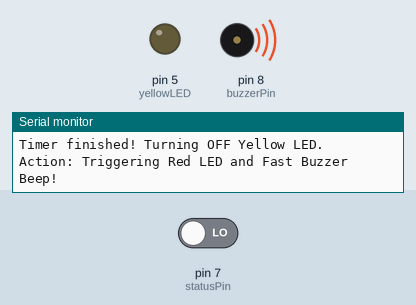
The sketch below on a simulated Arduino Uno, built with avr-gcc and run on an emulated ATmega328P. Shown: output pins drawn as LEDs (lit = HIGH), buzzer (waves = sounding, pin HIGH), the last lines printed to the serial monitor. The inputs (shaded band) are chosen by the test bench; at power-on: pin 7 (statusPin) LOW. Pins used as bus, display or sensor lines are not drawn.

Above: at 5.3 s.
At 18.0 s:
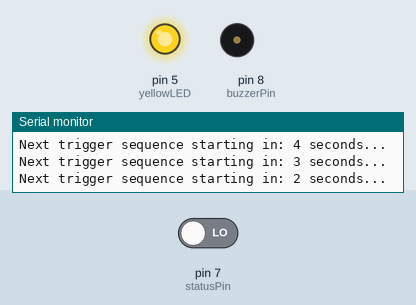
18.1 s: pin 7 (statusPin) driven HIGH
At 21.1 s:
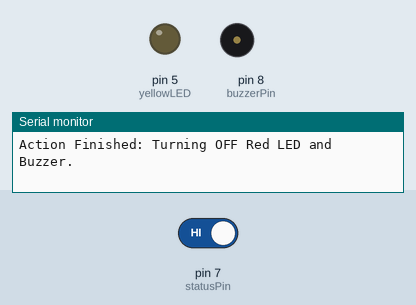
Timing chart, 0 to 35.5 s (numbered marks = the images above; inputs shaded):
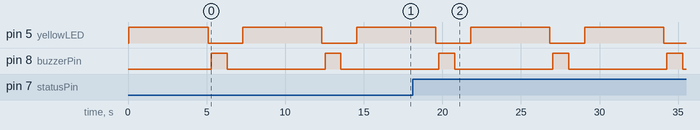

The sketch:

Arduino_Code.ino
```cpp
// SMART TIMER AUTO POWER ON - ARDUINO VERSION
// FINAL VERSION - EXACT SCHEMATIC CONNECTION
// PINS: D4=TRIGGER, D5=YELLOW, D7=SENSOR, D8=BUZZER

const int triggerPin = 4; // Transistor Base (Controls Main Red PC LED)
const int yellowLED = 5;  // Yellow LED (Timer Active Indicator)
const int statusPin = 7;  // Sensor Signal pin
const int buzzerPin = 8;  // Buzzer Positive Pin

// Timer Configuration
const int countdownSeconds = 5; // Length of the delay per cycle

void setup() {
  // Initialize all pins
  pinMode(triggerPin, OUTPUT);
  pinMode(yellowLED, OUTPUT);
  pinMode(statusPin, INPUT);
  pinMode(buzzerPin, OUTPUT);

  // Ensure everything starts turned off safely
  digitalWrite(triggerPin, LOW);
  digitalWrite(yellowLED, LOW);
  digitalWrite(buzzerPin, LOW);

  Serial.begin(9600);
  Serial.println("--- Continuous Countdown & Trigger Cycle Active ---");
}

void loop() {
  // ==========================================
  // STEP 1: START COUNTDOWN & YELLOW LED ON
  // ==========================================
  Serial.println("\n--- Starting New Cycle: Safety Delay Mode ---");
  digitalWrite(yellowLED, HIGH); // Turn on yellow indicator

  for (int i = countdownSeconds; i > 0; i--) {
    Serial.print("Next trigger sequence starting in: ");
    Serial.print(i);
    Serial.println(" seconds...");
    delay(1000); // Wait exactly 1 second per tick
  }

  // ==========================================
  // STEP 2: TIMER EXPIRES -> YELLOW OFF
  // ==========================================
  Serial.println("Timer finished! Turning OFF Yellow LED.");
  digitalWrite(yellowLED, LOW); // Turn off yellow indicator
  delay(200); // Very brief pause before the action

  // ==========================================
  // STEP 3: RED LED ON & FAST BUZZER BEEP (1 Second)
  // ==========================================
  Serial.println("Action: Triggering Red LED and Fast Buzzer Beep!");
  digitalWrite(triggerPin, HIGH); // Activates transistor -> Red LED turns ON
  digitalWrite(buzzerPin, HIGH);   // Buzzer turns ON

  // Read the status sensor while the Red LED is fully powered
  delay(500); // Wait half a second for voltage to stabilize
  int pcStatus = digitalRead(statusPin);
  Serial.print("[LIVE CHECK] Sensor Readout during trigger: ");
  if (pcStatus == HIGH) {
    Serial.println("[ HIGH ] -> Main Power Detected!");
  } else {
    Serial.println("[ LOW ] -> Main Power is OFF.");
  }
  delay(500); // Wait the remaining half-second of the 1-second trigger

  // ==========================================
  // STEP 4: SHUT DOWN TRIGGER & RESET
  // ==========================================
  Serial.println("Action Finished: Turning OFF Red LED and Buzzer.");
  digitalWrite(triggerPin, LOW);  // Red LED turns OFF
  digitalWrite(buzzerPin, LOW);   // Buzzer turns OFF

  delay(1000); // 1-second pause before the whole loop starts over from Step 1
}
```

Measured:
- by itself, pin 5 (yellowLED): alternates HIGH for 5.0 s and LOW for 2.2 s
- by itself, pin 8 (buzzerPin): alternates HIGH for 1.0 s and LOW for 6.2 s
